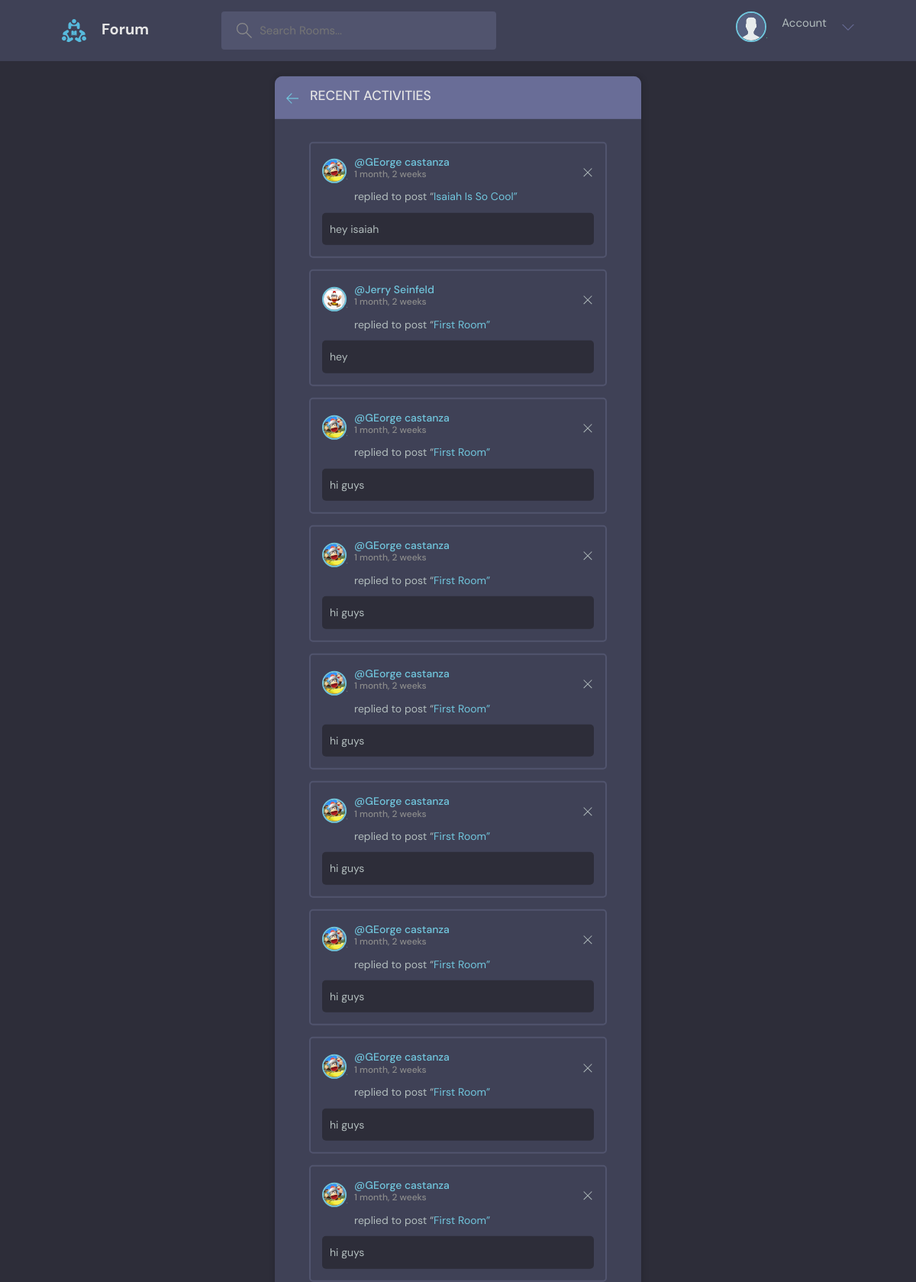
The page /activity on the database its author committed.
### forumbot/models.py (models this page shows, shortened)
class Message(models.Model):
	user = models.ForeignKey(User, on_delete=models.CASCADE)
	room = models.ForeignKey(Room, on_delete=models.CASCADE)
	content = models.CharField(max_length=500)
	updated = models.DateTimeField(auto_now=True, auto_now_add=False)
	created = models.DateTimeField(auto_now=False, auto_now_add=True)
	class Meta:
		ordering = ['-updated','-created']

class Room(models.Model):
	host = models.ForeignKey(User, on_delete=models.CASCADE)
	name = models.CharField(max_length=200)
	description = models.CharField(max_length=400, null=True, blank=True)
	participants = models.ManyToManyField(User, related_name='participants', blank=True)
	topics = models.ForeignKey('Topic', on_delete=models.SET_NULL, blank=True, null=True)
	updated = models.DateTimeField(auto_now=True, auto_now_add=False)
	created = models.DateTimeField(auto_now=False, auto_now_add=True)
	class Meta:
		ordering = ['-updated','-created']
	def __str__(self):
		return self.name

### accounts/models.py (models this page shows)
class User(AbstractUser):
	name = models.CharField(max_length=200, null=True)
	email = models.EmailField(unique=True, null=True)
	bio = models.TextField(null=True)
	avatar = models.ImageField(null=True, default='images/avatar.svg', upload_to='images/')
	USERNAME_FIELD = 'email'
	REQUIRED_FIELDS = []
	def __str__(self):
		return self.name

### forumbot/views.py (the view)
# urls.py: path('activity', views.activityPage, name='activity')
def activityPage(request):
	q = request.GET.get('q') if request.GET.get('q') != None else ''
	recentActivity = Message.objects.filter(Q(room__topics__name__icontains=q))
	context = {'recentActivity':recentActivity}
	return render(request, 'site/mobile_activity.html',context )

### forumbot/templates/site/mobile_activity.html
{% extends 'site/base.html' %}
{% block content %}
    <main class="layout">
      <div class="container">
        <div class="layout__box">
          <div class="layout__boxHeader">
            <div class="layout__boxTitle">
              <a href="{% url 'index' %}">
                <svg version="1.1" xmlns="http://www.w3.org/2000/svg" width="32" height="32" viewBox="0 0 32 32">
                  <title>arrow-left</title>
                  <path
                    d="M13.723 2.286l-13.723 13.714 13.719 13.714 1.616-1.611-10.96-10.96h27.625v-2.286h-27.625l10.965-10.965-1.616-1.607z"
                  ></path>
                </svg>
              </a>
              <h3>Recent Activities</h3>
            </div>
          </div>
          <div class="activities-page layout__body">
           {% for message in recentActivity %}
          <div class="activities__box">
            <div class="activities__boxHeader roomListRoom__header">
              <a href="{% url 'userProfile' message.user.id %}" class="roomListRoom__author">
                <div class="avatar avatar--small">
                  <img src="{{message.user.avatar.url}}" />
                </div>
                <p>
                  @{{message.user}}
                  <span>{{message.created|timesince}}</span>
                </p>
              </a>
              <div class="roomListRoom__actions">
                <a href="{% url 'delete-message' pk=message.id %}">
                  <svg version="1.1" xmlns="http://www.w3.org/2000/svg" width="32" height="32" viewBox="0 0 32 32">
                    <title>remove</title>
                    <path
                      d="M27.314 6.019l-1.333-1.333-9.98 9.981-9.981-9.981-1.333 1.333 9.981 9.981-9.981 9.98 1.333 1.333 9.981-9.98 9.98 9.98 1.333-1.333-9.98-9.98 9.98-9.981z"
                    ></path>
                  </svg>
                </a>
              </div>
            </div>
            <div class="activities__boxContent">
              <p>replied to post “<a href="{% url 'room' message.room.id %}">{{ message.room }}”
              </a></p>
              <div class="activities__boxRoomContent">
                {{message.content}}
              </div>
            </div>
          </div>
          {% endfor %}
          </div>
        </div>
      </div>
 {% endblock %}

### forumbot/templates/site/base.html (shortened to what this page needs)
<!DOCTYPE html>
{% load static %}
<html lang="en">
  <head>
      <link href="https://cdn.jsdelivr.net/npm/bootstrap@5.1.3/dist/css/bootstrap.min.css" rel="stylesheet">
    <link rel="stylesheet" href="{% static 'styles/style.css' %}" />
  </head>
  <body>
{% include 'site/navbar.html' %}
{% block content %}
{% endblock %}
  </body>
</html>

### forumbot/templates/site/navbar.html (shortened to what this page needs)
{% load static %}
<header class="header header--loggedIn">
      <div class="container">
        <a href="{% url 'index' %}" class="header__logo">
          <img src="{% static 'assets/logo.svg' %}" />
          <h1>Forum</h1>
        </a>
        <form class="header__search" method="GET" action="{% url 'index' %}">
          <label>
            <input type='text' name='q' placeholder='Search Rooms...'/>
          </label>
        </form>
        <nav class="header__menu">
          <div class="header__user">
            {% if request.user.is_authenticated %}
            <a href="{% url 'userProfile' user.id %}">
              <div class="avatar avatar--medium active">
                <img src="{{request.user.avatar.url}}" />
              </div>
              <p>{{request.user}} <span>@{{request.user}}</span></p>
            </a>
            {% else %}
              <div class="avatar avatar--medium active">
                <img src="{% static 'images/avatar.svg' %}" />
              </div>
            <p>Account</p>
            {% endif %}
            <button class="dropdown-button">
              <svg version="1.1" xmlns="http://www.w3.org/2000/svg" width="32" height="32" viewBox="0 0 32 32">
                <title>chevron-down</title>
                <path d="M16 21l-13-13h-3l16 16 16-16h-3l-13 13z"></path>
              </svg>
            </button>
          </div>
        </nav>
      </div>
    </header>

### forumbot/static/styles/style.css (style rules this page uses)
:root { --color-main: #71c6dd; --color-main-light: #e1f6fb; --color-dark: #3f4156; --color-dark-medium: #51546e; --color-dark-light: #696d97; --color-light: #e5e5e5; --color-gray: #8b8b8b; --color-light-gray: #b2bdbd; --color-bg: #2d2d39; --color-success: #5dd693; --color-error: #fc4b0b; }
* { font-family: "DM Sans", -apple-system, BlinkMacSystemFont, "Segoe UI", Roboto, Oxygen, Ubuntu, Cantarell, "Open Sans", "Helvetica Neue", sans-serif; margin: 0; padding: 0; box-sizing: border-box; text-rendering: optimizeLegibility; font-size: inherit; }
html { font-size: 56.25%; }
@media only screen and (min-width: 1200px) { html { font-size: 62.5%; } }
body { line-height: 1.6; font-weight: 400; font-size: 1.5rem; color: var(--color-light-gray); background-color: var(--color-bg); min-height: 100vh; }
img { width: 100%; }
a { display: inline-block; color: var(--color-main); text-decoration: none; }
.container { max-width: 120rem; width: 90%; margin: auto; }
.avatar { position: relative; display: inline-block; border-radius: 50%; border: 2px solid var(--color-main); }
.avatar img { display: block; border-radius: 50%; object-fit: cover; object-position: center; }
.avatar::after { content: ""; display: block; position: absolute; background-color: var(--color-gray); z-index: 111; border-radius: 50%; border: 0.3rem solid var(--color-dark); }
.avatar.active::after { background-color: var(--color-success); }
.avatar.avatar--small img { width: 2.8rem; height: 2.8rem; }
.avatar.avatar--small:after { width: 0.7rem; height: 0.7rem; bottom: 0px; right: -6px; }
.avatar.avatar--medium img { width: 3.6rem; height: 3.6rem; border-radius: 50%; }
.avatar.avatar--medium:after { width: 0.7rem; height: 0.7rem; bottom: 0px; right: -6px; }
.header { padding: 1.5rem; background-color: var(--color-dark); }
.header > .container { display: flex; gap: 9.5rem; }
.header__logo, .header__user { display: flex; gap: 2rem; align-items: center; }
.header__logo > img { height: 3.2rem; width: 3.2rem; }
.header__logo > h1 { font-weight: 700; font-size: 2rem; color: var(--color-light); }
.header__search > label { background-color: var(--color-dark-medium); padding: 1.3rem 1rem; display: flex; align-items: center; gap: 1rem; border-radius: 4px; }
.header__search svg { fill: var(--color-gray); width: 2rem; height: 2rem; margin-left: 1rem; }
.header__search input { width: 30rem; background: transparent; border: none; outline: none; color: var(--color-light); }
.header__menu { margin-left: auto; position: relative; }
.header__menu img { height: 3.6rem; }
.header__menu p { line-height: 1.2; }
.header__menu svg { width: 1.6rem; height: 1.6rem; fill: var(--color-dark-light); }
.dropdown-button { background: transparent; border: 0; outline: 0; cursor: pointer; }
.layout { margin-top: 2.4rem; }
.layout > .container { display: flex; justify-content: space-between; align-items: flex-start; }
.layout__box { width: 90%; max-width: 48rem; min-height: 40rem; position: absolute; top: 50%; left: 50%; transform: translate(-50%, -46%); background-color: var(--color-dark); border-radius: 1rem; box-shadow: 1px 1px 6px 3px rgba(0, 0, 0, 0.1); overflow: hidden; }
.layout__boxHeader { display: flex; padding: 1.5rem; background-color: var(--color-dark-light); }
.layout__boxTitle { display: flex; gap: 1.5rem; align-items: center; }
.layout__boxTitle h3 { text-transform: uppercase; font-weight: 500; color: var(--color-light); }
.layout__boxTitle svg { width: 1.6rem; height: 1.6rem; fill: var(--color-main); }
.layout__body { margin: 3rem; }
.roomListRoom__header { display: flex; justify-content: space-between; align-items: center; }
.roomListRoom__author { font-weight: 500; display: flex; align-items: center; gap: 1rem; }
.roomListRoom__actions { display: flex; align-items: flex-start; gap: 1rem; position: relative; }
.roomListRoom__actions svg { fill: var(--color-main); width: 1.6rem; height: 1.6rem; }
.activities__box { margin: 1.5rem; padding: 1.5rem; border: 2px solid var(--color-dark-medium); border-radius: 5px; }
.activities__boxHeader p { font-size: 1.4rem; line-height: 1.3; }
.activities__boxHeader p span { color: var(--color-gray); font-size: 1.2rem; display: block; }
.activities__boxContent { margin-left: 4.2rem; }
.activities__boxContent { font-size: 1.4rem; }
.activities__boxRoomContent { background: var(--color-bg); padding: 1rem; border-radius: 5px; margin-top: 1rem; margin-left: -4.2rem; }
.roomListRoom__actions svg { fill: var(--color-light-gray); }

### rows shown on the page
Message: user.avatar (placeholder picture), user "GEorge castanza", created "1 month, 2 weeks", room "Isaiah Is So Cool", content "hey isaiah"
Message: user.avatar (picture), user "Jerry Seinfeld", created "1 month, 2 weeks", room "First Room", content "hey"
Message: user.avatar (placeholder picture), user "GEorge castanza", created "1 month, 2 weeks", room "First Room", content "hi guys"
Message: user.avatar (placeholder picture), user "GEorge castanza", created "1 month, 2 weeks", room "First Room", content "hi guys"
Message: user.avatar (placeholder picture), user "GEorge castanza", created "1 month, 2 weeks", room "First Room", content "hi guys"
Message: user.avatar (placeholder picture), user "GEorge castanza", created "1 month, 2 weeks", room "First Room", content "hi guys"
Message: user.avatar (placeholder picture), user "GEorge castanza", created "1 month, 2 weeks", room "First Room", content "hi guys"
Message: user.avatar (placeholder picture), user "GEorge castanza", created "1 month, 2 weeks", room "First Room", content "hi guys"
Message: user.avatar (placeholder picture), user "GEorge castanza", created "1 month, 2 weeks", room "First Room", content "hi guys"
